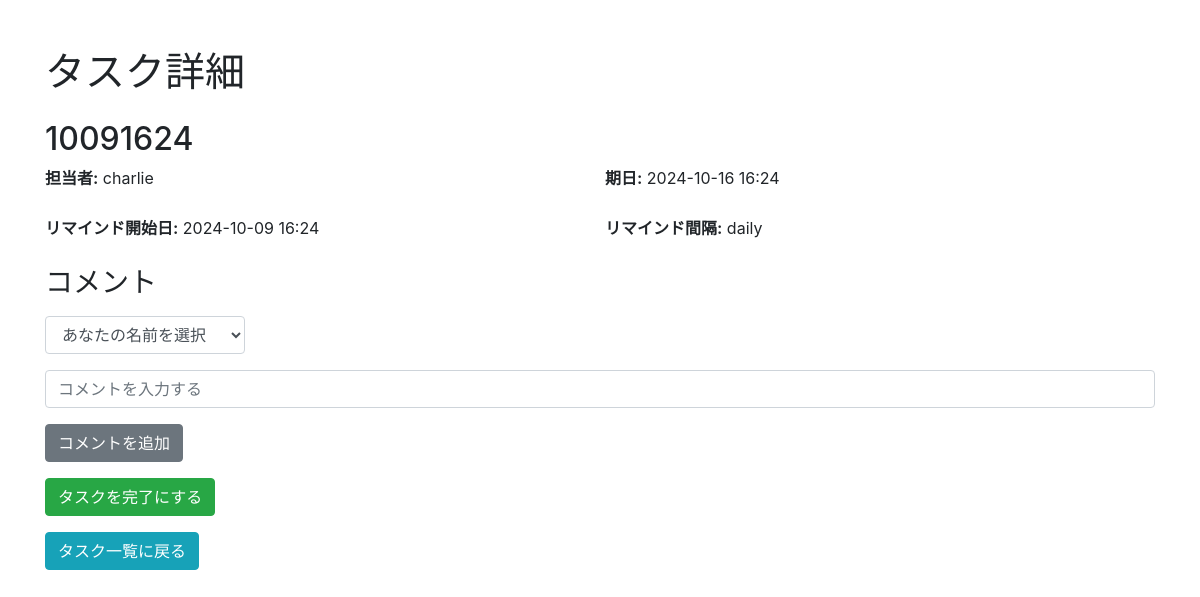
Page /task_detail/5 on the committed database.
### models.py (models this page shows)
class Task(db.Model):
    id = db.Column(db.Integer, primary_key=True)
    title = db.Column(db.String(100), nullable=False)
    due_date = db.Column(db.DateTime, nullable=False)
    requester_id = db.Column(db.Integer, db.ForeignKey('user.id'), nullable=False)
    assignee_id = db.Column(db.Integer, db.ForeignKey('user.id'), nullable=False)
    remind_start_date = db.Column(db.DateTime, nullable=False)
    remind_interval = db.Column(db.String(10), nullable=False)
    is_completed = db.Column(db.Boolean, default=False)
    requester = db.relationship('User', foreign_keys=[requester_id], backref='requested_tasks')
    assignee = db.relationship('User', foreign_keys=[assignee_id], backref='assigned_tasks')

class User(db.Model):
    id = db.Column(db.Integer, primary_key=True)
    username = db.Column(db.String(100), unique=True, nullable=False)
    email = db.Column(db.String(120), unique=True, nullable=False)
    team_id = db.Column(db.Integer, db.ForeignKey('team.id'), nullable=False)

### routes.py (the view)
@main.route('/task_detail/<int:task_id>')
def task_detail(task_id):
    task = Task.query.get(task_id)
    comments = Comment.query.filter_by(task_id=task_id).all()
    return render_template('task_detail.html', task=task, comments=comments)

### templates/task_detail.html (shortened to what this page needs)
<!DOCTYPE html>
<html lang="ja">
<head>
    <link rel="stylesheet" href="https://stackpath.bootstrapcdn.com/bootstrap/4.5.2/css/bootstrap.min.css">
</head>
<body>
    <div class="container mt-5">
        <h1 class="mb-4">タスク詳細</h1>
        <h2>{{ task.title }}</h2>
        <div class="row-flex">
            <div class="col-half">
                <p><strong>担当者:</strong> {{ task.assignee.username }}</p>
            </div>
            <div class="col-half">
                <p><strong>期日:</strong> {{ task.due_date.strftime('%Y-%m-%d %H:%M') }}</p>
            </div>
        </div>
        <div class="row-flex">
            <div class="col-half">
                <p><strong>リマインド開始日:</strong> {{ task.remind_start_date.strftime('%Y-%m-%d %H:%M') }}</p>
            </div>
            <div class="col-half">
                <p><strong>リマインド間隔:</strong> {{ task.remind_interval }}</p>
            </div>
        </div>
        <h3>コメント</h3>
        <form action="{{ url_for('main.add_comment', task_id=task.id) }}" method="POST" class="mb-3">
            <div class="input-group mb-3">
                <select name="username" required class="form-control compact-select">
                    <option value="" disabled selected>あなたの名前を選択</option>
                </select>
            </div>
            <input type="text" name="comment" placeholder="コメントを入力する" required class="form-control mb-3">
            <button type="submit" class="btn btn-secondary">コメントを追加</button>
        </form>
        <form action="{{ url_for('main.complete_task', task_id=task.id) }}" method="POST" class="mb-3">
            <button type="submit" class="btn btn-success">タスクを完了にする</button>
        </form>
        <div>
            <a href="{{ url_for('main.task_list') }}" class="btn btn-info">タスク一覧に戻る</a>
        </div>
    </div>
</body>
</html>

### templates/task_detail.html (style rules this page uses)
.row-flex { display: flex; justify-content: space-between; margin-bottom: 10px; }
.col-half { flex: 1; margin-right: 10px; }
.col-half:last-child { margin-right: 0; }
.compact-select { max-width: 200px; width: 100%; }

### rows in the picture
Task: title "10091624", due_date "2024-10-16 16:24", remind_start_date "2024-10-09 16:24", remind_interval "daily"
User: assignee.username "charlie"
